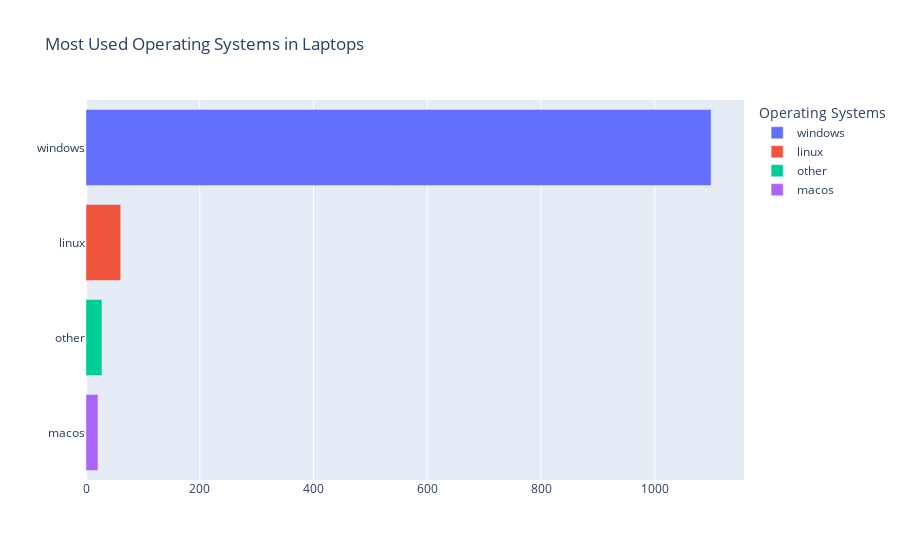
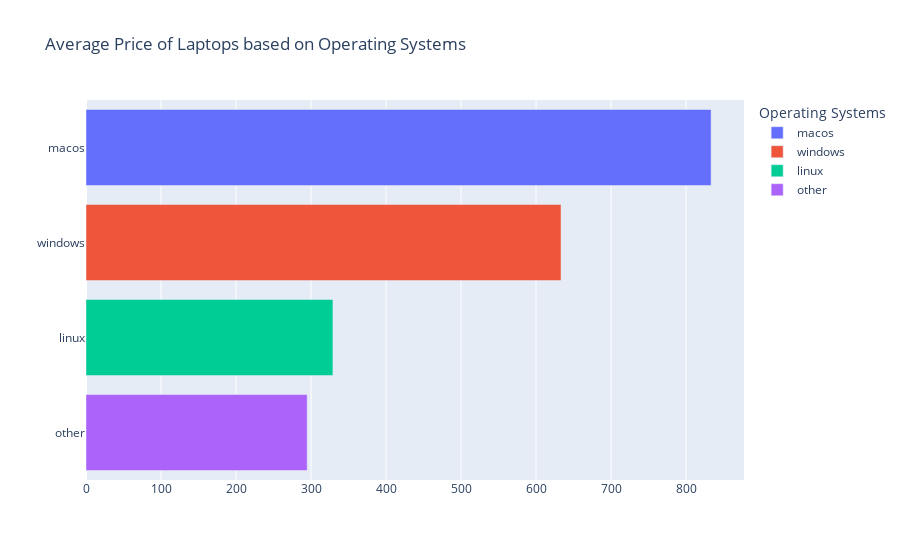

The code cell stored with these charts, in order, in its notebook:
### Markdown cell above
berdasarkan ukuran layar , laptop dengan layar 15.6 inch adalah yang paling banyak di pasar diikuti oleh 14 inch ,17.3 inch dan 13.3 inch

***insight***

- Dominasi Ukuran Layar 15.6 Inch: Ukuran layar 15.6 inch mendominasi pasar laptop. Hal ini bisa disebabkan karena ukuran ini sering dianggap sebagai titik tengah yang cocok untuk berbagai kegiatan, seperti produktivitas, hiburan, dan penggunaan sehari-hari. Laptop dengan layar 15.6 inch menawarkan keseimbangan antara ukuran layar yang cukup besar untuk pengalaman visual yang nyaman, namun tidak terlalu besar sehingga masih cukup portabel.

- Pilihan 14 Inch: Ukuran layar 14 inch merupakan pilihan kedua yang populer. Laptop dengan layar 14 inch menawarkan kombinasi antara portabilitas yang lebih baik dibandingkan 15.6 inch dan ukuran layar yang masih cukup besar untuk produktivitas.

- Ukuran Layar Besar (17.3 Inch): Meskipun lebih jarang dibandingkan dengan ukuran 15.6 dan 14 inch, laptop dengan layar 17.3 inch menunjukkan adanya pasar yang cukup signifikan. Ukuran layar besar ini cocok untuk penggunaan yang membutuhkan ruang tampilan yang lebih besar, seperti editing grafis atau penggunaan rumah tangga yang membutuhkan layar yang lebih besar untuk hiburan.

### Code cell
# Mengelompokkan data berdasarkan sistem operasi dan menghitung jumlahnya
operating_systems = df.groupby("OpSys").size().sort_values(ascending=False)
operating_systems.name = "Jumlah laptop"
operating_systems = operating_systems.reset_index()

# Membuat plot batang menggunakan plotly express
fig = px.bar(operating_systems, x="Jumlah laptop", y="OpSys", color="OpSys", title="Most Used Operating Systems in Laptops")
fig.update_yaxes(title_text='')
fig.update_xaxes(title_text='')
fig.update_layout(legend_title_text='Operating Systems')
fig.show()

# Mengelompokkan data berdasarkan sistem operasi dan menghitung rata-rata harga
operating_systems = df.groupby("OpSys")['price'].mean().sort_values(ascending=False)
operating_systems.name = "Rata-rata harga"
operating_systems = operating_systems.reset_index()

# Membuat plot batang menggunakan plotly express
fig = px.bar(operating_systems, x="Rata-rata harga", y="OpSys", color="OpSys", title="Average Price of Laptops based on Operating Systems")
fig.update_yaxes(title_text='')
fig.update_xaxes(title_text='')
fig.update_layout(legend_title_text='Operating Systems')# Mengubah judul legend
fig.show()# Menampilkan plot

### Figure 1 — Plotly figure (JSON) as saved in the notebook; plotly's stock layout.template omitted (floating-point values rounded to 4 significant figures)
{"data": [{"alignmentgroup": "True", "hovertemplate": "OpSys=%{y}<br>Jumlah laptop=%{x}<extra></extra>", "legendgroup": "windows", "marker": {"color": "#636efa", "pattern": {"shape": ""}}, "name": "windows", "offsetgroup": "windows", "orientation": "h", "showlegend": true, "textposition": "auto", "type": "bar", "x": [1099], "xaxis": "x", "y": ["windows"], "yaxis": "y"}, {"alignmentgroup": "True", "hovertemplate": "OpSys=%{y}<br>Jumlah laptop=%{x}<extra></extra>", "legendgroup": "linux", "marker": {"color": "#EF553B", "pattern": {"shape": ""}}, "name": "linux", "offsetgroup": "linux", "orientation": "h", "showlegend": true, "textposition": "auto", "type": "bar", "x": [61], "xaxis": "x", "y": ["linux"], "yaxis": "y"}, {"alignmentgroup": "True", "hovertemplate": "OpSys=%{y}<br>Jumlah laptop=%{x}<extra></extra>", "legendgroup": "other", "marker": {"color": "#00cc96", "pattern": {"shape": ""}}, "name": "other", "offsetgroup": "other", "orientation": "h", "showlegend": true, "textposition": "auto", "type": "bar", "x": [28], "xaxis": "x", "y": ["other"], "yaxis": "y"}, {"alignmentgroup": "True", "hovertemplate": "OpSys=%{y}<br>Jumlah laptop=%{x}<extra></extra>", "legendgroup": "macos", "marker": {"color": "#ab63fa", "pattern": {"shape": ""}}, "name": "macos", "offsetgroup": "macos", "orientation": "h", "showlegend": true, "textposition": "auto", "type": "bar", "x": [21], "xaxis": "x", "y": ["macos"], "yaxis": "y"}], "layout": {"barmode": "relative", "legend": {"title": {"text": "Operating Systems"}, "tracegroupgap": 0}, "title": {"text": "Most Used Operating Systems in Laptops"}, "xaxis": {"anchor": "y", "domain": [0, 1], "title": {"text": ""}}, "yaxis": {"anchor": "x", "categoryarray": ["macos", "other", "linux", "windows"], "categoryorder": "array", "domain": [0, 1], "title": {"text": ""}}}}

### Figure 2 — Plotly figure (JSON) as saved in the notebook; plotly's stock layout.template omitted (floating-point values rounded to 4 significant figures)
{"data": [{"alignmentgroup": "True", "hovertemplate": "OpSys=%{y}<br>Rata-rata harga=%{x}<extra></extra>", "legendgroup": "macos", "marker": {"color": "#636efa", "pattern": {"shape": ""}}, "name": "macos", "offsetgroup": "macos", "orientation": "h", "showlegend": true, "textposition": "auto", "type": "bar", "x": [833.4], "xaxis": "x", "y": ["macos"], "yaxis": "y"}, {"alignmentgroup": "True", "hovertemplate": "OpSys=%{y}<br>Rata-rata harga=%{x}<extra></extra>", "legendgroup": "windows", "marker": {"color": "#EF553B", "pattern": {"shape": ""}}, "name": "windows", "offsetgroup": "windows", "orientation": "h", "showlegend": true, "textposition": "auto", "type": "bar", "x": [633.3], "xaxis": "x", "y": ["windows"], "yaxis": "y"}, {"alignmentgroup": "True", "hovertemplate": "OpSys=%{y}<br>Rata-rata harga=%{x}<extra></extra>", "legendgroup": "linux", "marker": {"color": "#00cc96", "pattern": {"shape": ""}}, "name": "linux", "offsetgroup": "linux", "orientation": "h", "showlegend": true, "textposition": "auto", "type": "bar", "x": [329.2], "xaxis": "x", "y": ["linux"], "yaxis": "y"}, {"alignmentgroup": "True", "hovertemplate": "OpSys=%{y}<br>Rata-rata harga=%{x}<extra></extra>", "legendgroup": "other", "marker": {"color": "#ab63fa", "pattern": {"shape": ""}}, "name": "other", "offsetgroup": "other", "orientation": "h", "showlegend": true, "textposition": "auto", "type": "bar", "x": [294.9], "xaxis": "x", "y": ["other"], "yaxis": "y"}], "layout": {"barmode": "relative", "legend": {"title": {"text": "Operating Systems"}, "tracegroupgap": 0}, "title": {"text": "Average Price of Laptops based on Operating Systems"}, "xaxis": {"anchor": "y", "domain": [0, 1], "title": {"text": ""}}, "yaxis": {"anchor": "x", "categoryarray": ["other", "linux", "windows", "macos"], "categoryorder": "array", "domain": [0, 1], "title": {"text": ""}}}}
